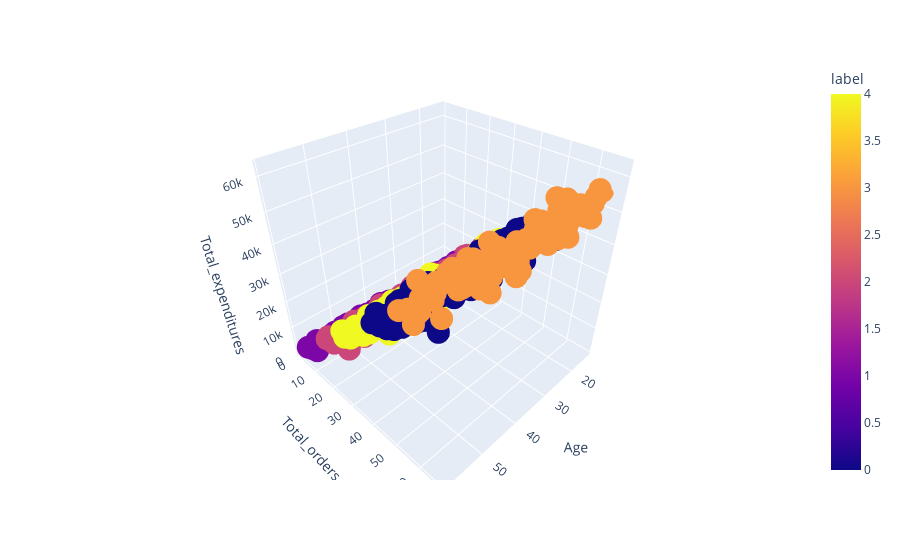

Source (notebook cell):
### Code cell
clustering_k5 = clustering
clustering_k5['label'] = y_kmeans
fig = px.scatter_3d(clustering_k5, x='Age', y='Total_orders', z='Total_expenditures', color='label')
fig.show()

### Figure 1 — Plotly figure (JSON) as saved in the notebook; plotly's stock layout.template omitted (floating-point values rounded to 4 significant figures; data arrays with more than 128 entries replaced by an {"elided": "..."} marker saying what was removed)
{"data": [{"hovertemplate": "Age=%{x}<br>Total_orders=%{y}<br>Total_expenditures=%{z}<br>label=%{marker.color}<extra></extra>", "legendgroup": "", "marker": {"color": {"elided": "770 int values"}, "coloraxis": "coloraxis", "symbol": "circle"}, "mode": "markers", "name": "", "scene": "scene", "showlegend": false, "type": "scatter3d", "x": {"elided": "770 int values"}, "y": {"elided": "770 int values"}, "z": {"elided": "770 int values"}}], "layout": {"coloraxis": {"colorbar": {"title": {"text": "label"}}, "colorscale": [[0, "#0d0887"], [0.1111, "#46039f"], [0.2222, "#7201a8"], [0.3333, "#9c179e"], [0.4444, "#bd3786"], [0.5556, "#d8576b"], [0.6667, "#ed7953"], [0.7778, "#fb9f3a"], [0.8889, "#fdca26"], [1, "#f0f921"]]}, "legend": {"tracegroupgap": 0}, "margin": {"t": 60}, "scene": {"domain": {"x": [0, 1], "y": [0, 1]}, "xaxis": {"title": {"text": "Age"}}, "yaxis": {"title": {"text": "Total_orders"}}, "zaxis": {"title": {"text": "Total_expenditures"}}}}}
